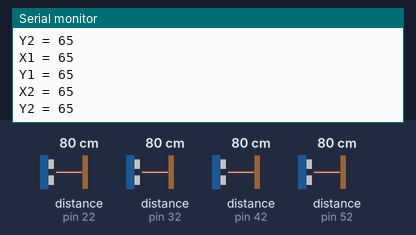
A sketch run on a simulated Arduino Mega 2560, built with avr-gcc and run on an emulated ATmega2560. Parts: the last lines printed to the serial monitor. Wiring (inferred from the names in the program): 4 × ultrasonic range finder: trigger pin 20, echo pin 22 / trigger pin 30, echo pin 32 / trigger pin 40, echo pin 42 / trigger pin 50, echo pin 52. The inputs (shaded band) are chosen by the test bench; at power-on: distance to the obstacle (sensors on pin 22, pin 32, pin 42, pin 52) 80 cm. The echo pulse lasts 58.3 µs per cm.

Above: at 1.8 s.
1.9 s: distance to the obstacle (sensor on pin 22) set to 2 cm
At 2.9 s:
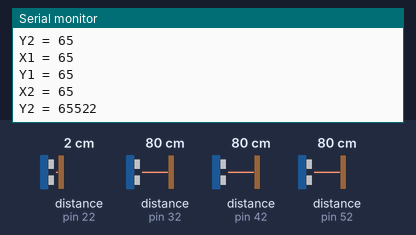
3.4 s: distance to the obstacle (sensor on pin 32) set to 2 cm
At 4.7 s:
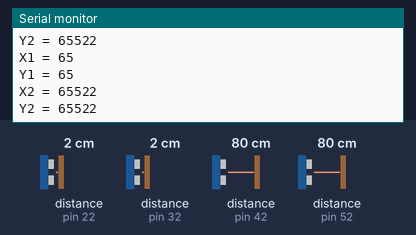
4.9 s: distance to the obstacle (sensor on pin 42) set to 2 cm
At 5.9 s:
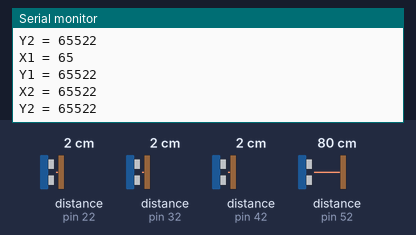
6.4 s: distance to the obstacle (sensor on pin 52) set to 2 cm
7.9 s: distance to the obstacle (sensor on pin 22) set to 4 cm
At 8.9 s:
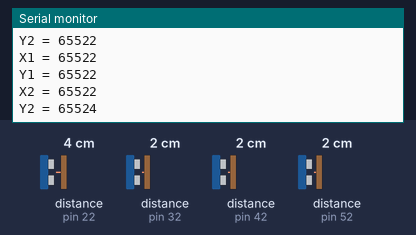
9.4 s: distance to the obstacle (sensor on pin 32) set to 4 cm
At 10.9 s:
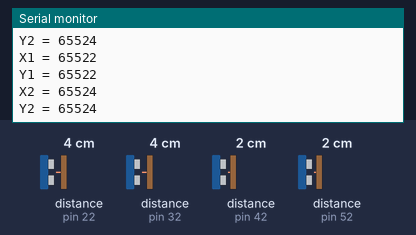
Timing chart, 0 to 11.9 s (numbered marks = the images above; inputs shaded):
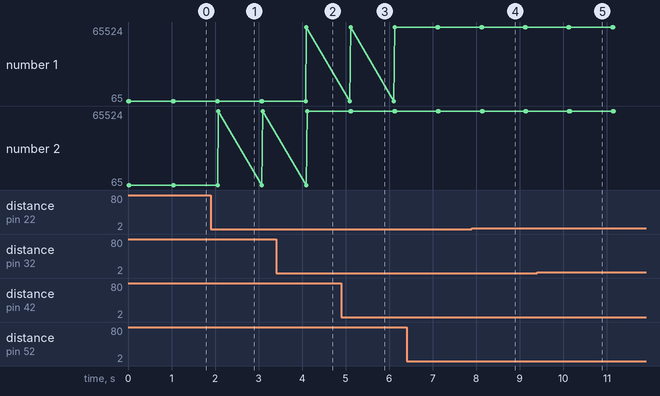

The sketch:

_4---------_ultrasonika.ino
```cpp
const int Trig1 = 50; //№1
const int Echo1= 52;

const int Trig2 = 40; //№2
const int Echo2 = 42;

const int Trig3 = 30;//№3
const int Echo3 = 32;

const int Trig4 = 20;//№4
const int Echo4 = 22;
const int ledPin1 = 10;  // 13 – если будете использовать встроенный в Arduino светодиод
const int ledPin2 = 11;  // 13 – если будете использовать встроенный
const int ledPin3 = 12;  // 13 – если будете использовать встроенный
const int ledPin4 = 13;  // 13 – если будете использовать встроенный

// Создаем переменную для запоминания колличества секций
const int KVADRAT = 32;
// Массив для хранения данных о расстоянии
int vHC_SR04_array[4];

void setup()
{
pinMode(Trig1, OUTPUT); pinMode(Trig2, OUTPUT); pinMode(Trig3, OUTPUT); pinMode(Trig4, OUTPUT);
pinMode(Echo1, INPUT);pinMode(Echo2, INPUT);pinMode(Echo3, INPUT); pinMode(Echo4, INPUT);


Serial.begin(9600);
}

unsigned int time_us1=0;//// Переменные, для хранения данных с дальномера
unsigned int time_us2=0;
unsigned int time_us3=0;
unsigned int time_us4=0;

unsigned int distance1;
unsigned int distance2;
unsigned int distance3;
unsigned int distance4;


void loop()
{
digitalWrite(Trig1, HIGH);delayMicroseconds(10);digitalWrite(Trig1, LOW);time_us1=pulseIn(Echo1, HIGH);distance1=time_us1/58-15;
Serial.print("X1 = ");Serial.println(distance1);
digitalWrite(Trig2, HIGH);delayMicroseconds(10);digitalWrite(Trig2, LOW);time_us2=pulseIn(Echo2, HIGH);distance2=time_us2/58-15;
Serial.print("Y1 = ");Serial.println(distance2);
digitalWrite(Trig3, HIGH);delayMicroseconds(10);digitalWrite(Trig3, LOW);time_us3=pulseIn(Echo3, HIGH);distance3=time_us3/58-15;
Serial.print("X2 = ");Serial.println(distance3);
digitalWrite(Trig4, HIGH);delayMicroseconds(10);digitalWrite(Trig4, LOW);time_us4=pulseIn(Echo4, HIGH);distance4=time_us4/58-15;
Serial.print("Y2 = ");Serial.println(distance4);
Serial.println();

delay(1000);
}
```

Measured:
- after the input at 1.9 s, the serial monitor: prints a new line after 0.18 s (image 1)
- after the input at 3.4 s, the serial monitor: prints a new line after 0.70 s (image 2)
- after the input at 4.9 s, the serial monitor: prints a new line after 0.20 s (image 3)
- after the input at 7.9 s, the serial monitor: prints a new line after 0.25 s (image 4)
- after the input at 9.4 s, the serial monitor: prints a new line after 0.74 s (image 5)
- plotted number 2: 65 → 65522 after the input at 1.9 s, 65522 → 65524 after the input at 7.9 s
